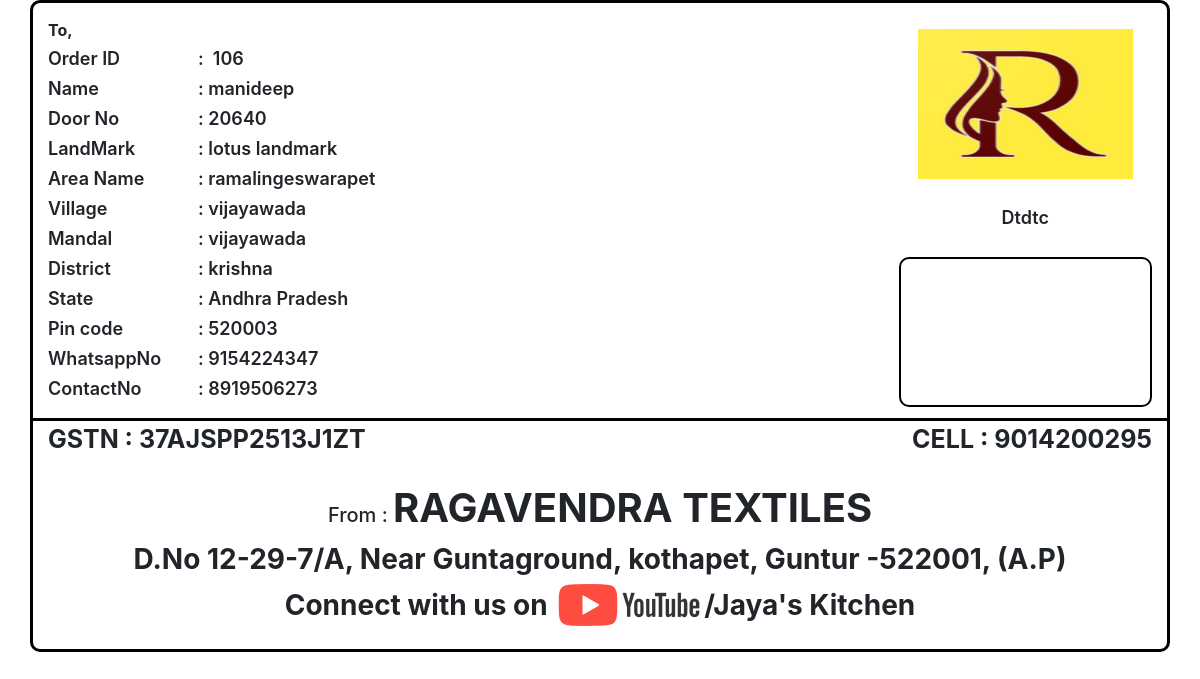
Screenshot of /print_order/106/ with the database file from the repository.
### ragavendra_store/models.py (models this page shows, shortened)
class Orders(models.Model):
    OrderID = models.AutoField(primary_key=True)
    Name  = models.CharField(max_length=30,null=True, blank=True)
    WhatsappNo = models.BigIntegerField(null=True, blank=True)
    ContactNo = models.BigIntegerField(null=True, blank=True)
    Dono = models.CharField(max_length=250, blank=False,default="")
    LandMark = models.CharField(max_length=250, blank=False,default="")
    Area_name = models.CharField(max_length=255,null=True, blank=True,default="")
    Village = models.CharField(max_length=255,null=True, blank=True,default="")
    Mandal = models.CharField(max_length=255,null=True, blank=True,default="")
    District = models.CharField(max_length=255,null=True, blank=True,default="")
    State = models.CharField(max_length=255,null=True, blank=True,default="")
    Postal_code = models.CharField(max_length=10,null=True, blank=True,default="")
    Courier = models.CharField(max_length=30, blank=True)
    TransactionId = models.CharField(max_length=25,default=0,null=True, blank=True)
    TrackingId = models.CharField(max_length=10,default=0,null=True, blank=True)
    No_Of_Items = models.IntegerField(null=True, blank=True)
    item_color = models.CharField(max_length=10,null=True, blank=True)
    item_size = models.CharField(max_length=10,null=True, blank=True)
    file = models.FileField()
    STATUS_CHOICES = (
        ('Pending', 'Pending'),
        ('Approved', 'Approved'),
        ('Rejected', 'Rejected'),
        ('Production', 'Production'),
        ('Out of Delivery', 'Out of Delivery'),
        ('completed', 'completed'),
    )
    OrderStatus = models.CharField(max_length=20, choices=STATUS_CHOICES, default='pending')
    Date = models.DateTimeField(default=datetime.now())
    user = models.ForeignKey(User, on_delete=models.CASCADE, default=1)

### ragavendra_store/views.py (the view)
# urls.py: path('print_order/<int:order_id>/',print_order, name='print_order'),
def print_order(request, order_id):
    order = get_object_or_404(Orders, pk=order_id)
    print(order)
    return render(request, 'static_pages/print_order_template.html', {'order': order})
    if request.method == 'POST':
        data = json.loads(request.body)
        return HttpResponseRedirect ('success' ,status=200)

### templates/static_pages/print_order_template.html (shortened to what this page needs)
{% load static %}
<!DOCTYPE html>
<html>
<head>
    <link rel="stylesheet" type="text/css" href="{% static 'vendor/bootstrap/css/bootstrap.min.css' %}">
    <link rel="stylesheet" type="text/css" href="{fonts/font-awesome-4.7.0/css/font-awesome.min.css' %}">
    <link rel="stylesheet" type="text/css" href="{% static 'vendor//animate/animate.css' %}">
    <link rel="stylesheet" type="text/css" href="{% static 'vendor//css-hamburgers/hamburgers.min.css' %}">
    <link rel="stylesheet" type="text/css" href="{% static 'vendor//select2/select2.min.css' %}">
    <link rel="stylesheet" type="text/css" href="{% static 'css/style.css' %}">
    <link rel="stylesheet" href="https://cdnjs.cloudflare.com/ajax/libs/animate.css/4.1.1/animate.min.css" />
    <link rel="stylesheet" type="text/css" href="{% static 'css/util.css' %}">
    <link rel="stylesheet" type="text/css" href="{% static 'css/style.css' %}">
    <link rel="stylesheet" href="https://cdnjs.cloudflare.com/ajax/libs/font-awesome/6.0.0-beta3/css/all.min.css"
>
    <link rel="stylesheet" href="https://cdn.jsdelivr.net/npm/bootstrap@4.5.3/dist/css/bootstrap.min.css"
>
</head>
<body class=" no-page-break" >
    <div class="container " style="border: 3px solid #000;border-radius: 10px; padding: 15px; ">
        <div class="row ">
            <div class="col-lg-9 col-md-9 col-xl-9 col-9">
                <ul style="list-style-type: none; padding-left: 0;">
                    <li style="margin-bottom: 3px;"><strong >To,</strong></li>
                    <li style="font-weight: 600;
                   font-size: large;margin-bottom: 3px;"><span style="width: 150px; display: inline-block;">Order ID </span>:&nbsp; {{ order.OrderID }}</li>
                    <li style="font-weight: 600;
                    font-size: large;margin-bottom: 3px;"><span style="width: 150px; display: inline-block;">Name </span>:&nbsp;{{ order.Name }}</li>
                    <li style="font-weight: 600;
                    font-size: large;margin-bottom: 3px;"><span style="width: 150px; display: inline-block;">Door No</span>:&nbsp;{{ order.Dono }}</li>
                    <li style="font-weight: 600;
                    font-size: large;margin-bottom: 3px;"><span style="width: 150px; display: inline-block;">LandMark</span>:&nbsp;{{ order.LandMark }}</li>
                    <li style="font-weight: 600;
                    font-size: large;margin-bottom: 3px;"><span style="width: 150px; display: inline-block;">Area Name</span>:&nbsp;{{ order.Area_name }}</li>
                    <li style="font-weight: 600;
                    font-size: large;margin-bottom: 3px;"><span style="width: 150px; display: inline-block;">Village</span>:&nbsp;{{ order.Village }}</li>
                    <li style="font-weight: 600;
                    font-size: large;margin-bottom: 3px;"><span style="width: 150px; display: inline-block;">Mandal</span>:&nbsp;{{ order.Mandal  }}</li>
                    <li style="font-weight: 600;
                    font-size: large;margin-bottom: 3px;"><span style="width: 150px; display: inline-block;">District</span>:&nbsp;{{ order.District }}</li>
                    <li style="font-weight: 600;
                    font-size: large;margin-bottom: 3px;"><span style="width: 150px; display: inline-block;">State</span>:&nbsp;{{ order.State}}</li>
                    <li style="font-weight: 600;
                    font-size: large;margin-bottom: 3px;"><span style="width: 150px; display: inline-block;">Pin code</span>:&nbsp;{{ order.Postal_code }}</li>
                    <li style="font-weight: 600;
                    font-size: large;margin-bottom: 3px;"><span style="width: 150px; display: inline-block;">WhatsappNo</span>:&nbsp;{{ order.WhatsappNo }}</li>
                    <li style="font-weight: 600;
                    font-size: large;margin-bottom: 3px;"><span style="width: 150px; display: inline-block;">ContactNo </span>:&nbsp;{{ order.ContactNo }}</li>
                </ul>
            </div>
            <div class="col-lg-3 col-md-3 col-3 colxl-3d-flex alignments flex-column justify-content-around align-content-center">
                <div style="display: flex;justify-content: center;">
                <img src="{% static 'images/raghavendra-textiles-admin-logo.png' %}" width="85%" style="height: 150px;" alt="Image" class="img-fluid mb-1">
            </div>
            <li style="font-weight: 600;
            font-size: large;margin-bottom: 5px;" class="text-center"> {{ order.Courier }}</li>
            <div style="border: 2px solid #000;  height: 150px;border-radius: 10px;">
            </div>
            </div>
        </div>
        <div class="row d-flex flex-column" style="border-top: 3px solid #000;" >
            <ul style="display: flex;justify-content: space-between;"  class="col-lg-12">
                <li  style="font-weight: 600;
                font-size: large;margin-bottom: 3px;font-weight:700;font-size: 25px ;">GSTN : 37AJSPP2513J1ZT </li>
                <li   style="font-weight: 600;
                font-size: large;margin-bottom: 3px;font-weight:700;font-size: 25px ;">CELL : 9014200295</li>
            </ul>
            <li  style="font-weight:750;font-size: 40px ;" class="text-center color"><span  style="font-weight:500;font-size: 20px ;">From : </span>RAGAVENDRA TEXTILES</li>
            <li style="font-weight:700;font-size: 28px ;" class="text-center">D.No 12-29-7/A, Near Guntaground, kothapet, Guntur -522001, (A.P)</li>
            <li style="font-weight:700;font-size: 28px ;" class="text-center">Connect with us on <a  href="https://www.youtube.com/@jayakitchenjaya" target="_blank"><img src="{% static 'images/Youtube-logo.png' %}"  style="height: 50px;" alt="Image" class="img-fluid mb-1"></a>/Jaya's Kitchen</li>
        </div>
    </div>
</body>
</html>

### static_files/css/style.css (style rules this page uses)
li { list-style-type: none!important; }
.alignments { display:flex; flex-direction: column; justify-content: space-around; }

### rows the page displays
Orders: OrderID "106", Name "manideep", Dono "20640", LandMark "lotus landmark", Area_name "ramalingeswarapet", Village "vijayawada", Mandal "vijayawada", District "krishna", State "Andhra Pradesh", Postal_code "520003", WhatsappNo "9154224347", ContactNo "8919506273", Courier "Dtdtc"
